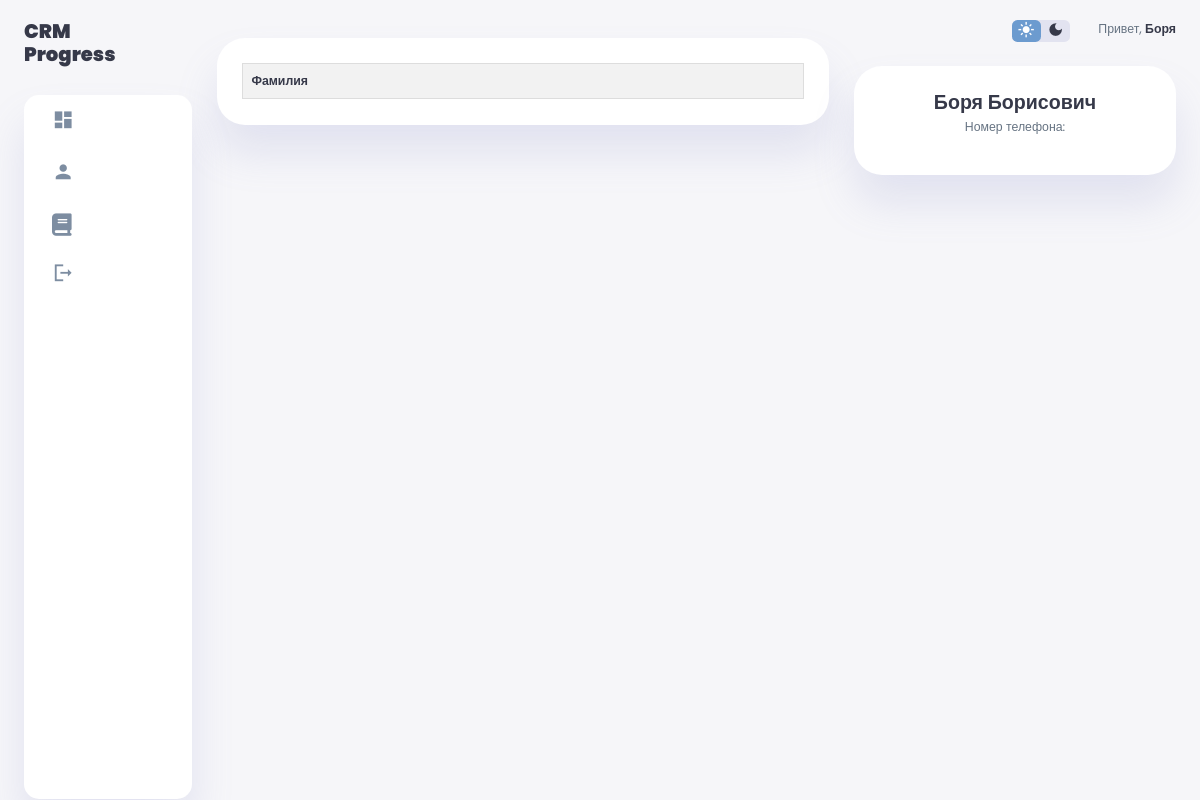
Before: /student_list/ (signed in) with the older database file.
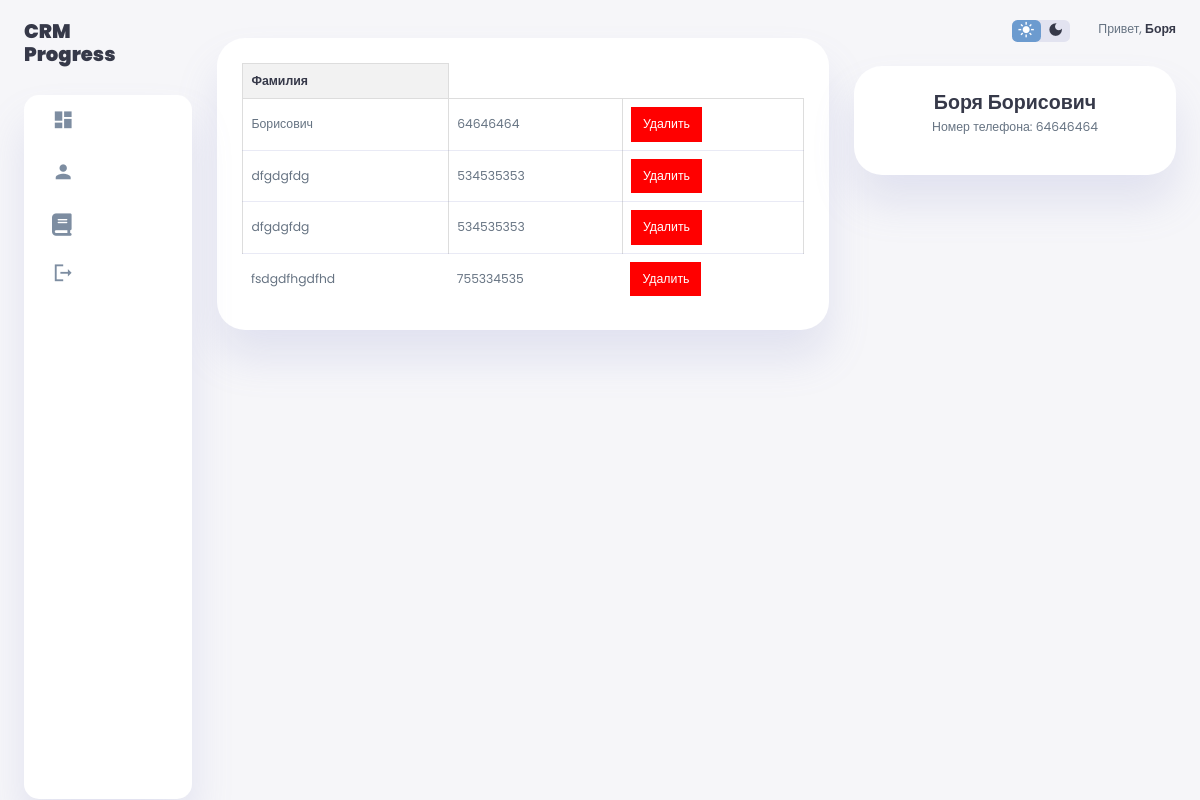
After: the same page with the newer database file.
### core/models.py (models this page shows, shortened)
class Student(models.Model):
    class StudentStatus(models.TextChoices):
        ACTIVE = 'active' , 'Активный'
        ARCHIVED = 'archived', 'Архивный'
    user = models.OneToOneField(User, verbose_name='Пользователь', on_delete=models.CASCADE)
    status = models.CharField(choices=StudentStatus.choices,  max_length=20, verbose_name='Статус')
    phone = models.CharField(max_length=255, verbose_name='Номер телефона')
    qr_code = models.ImageField(upload_to= 'students_qr/', blank=True)
    code = models.CharField(max_length=20, blank=True)
    class Meta:
        verbose_name = 'Ученик'
        verbose_name_plural = 'Ученики'

### core/views.py (the view)
# urls.py: path('student_list/', views.student_list, name='student_list'),
def student_list(request):
    students = Student.objects.all()
    return render(request, 'student_list.html', {'students': students})

### core/templates/student_list.html (shortened to what this page needs)
{% extends 'index.html' %}
{% block content %}
<!DOCTYPE html>
<html lang="en">
<head>
</head>
<body>
<div class="new-users">
    <div class="user-list">
        <table  >
            <thead>
                <tr>
                    <th>Фамилия</th>
                </tr>
            </thead>
            <tbody>
                {% for student in students %}
                <tr>
                    <td>{{ student.user.last_name }}</td>
                    <td>{{ student.phone }}</td>
                    <td>
                        <button type="button" class="delete-button" data-modal-id="modal">Удалить</button>
                    </td>
                </tr>
                {% endfor %}
            </tbody>
        </table>
    </div>
</div>
</body>
</html>
{% endblock %}

### core/templates/index.html (shortened to what this page needs)
{% load static %}
<!DOCTYPE html>
<html lang="en">
<head>
    <link rel="stylesheet" href="https://cdn.jsdelivr.net/npm/bootstrap@4.3.1/dist/css/bootstrap.min.css">
    <link rel="stylesheet" href="{% static 'css/style.css'%}">
</head>
<body>
    {% if not request.user.is_authenticated %}
    <p style="text-align: center; text-align: center;">Вы не вошли в аккаунт</p>
    {% else %}
    <div class="container-custom">
        <aside>
            <div class="toggle">
                <div class="logo-custom">
                    <h2><b>CRM</b><span class="danger"> <br><b>Progress</b></span></h2>
                </div>
            </div>
            <div class="sidebar-custom">
                <a href="{% url 'home' %}" {% if request.path == '/' %} class="active" {% endif %}>
                    <span class="material-icons-sharp">
                    </span>
                </a>
                <a href="{% url 'profile' request.user.id %}" {% if "profile/" in request.path and request.path|slice:'9:' %} class="active" {% endif %}>
                    <span class="material-icons-sharp">
                    </span>
                </a>
                    <a href="{% url 'course_list' %}" {% if request.path == '/course_list' %} class="active" {% endif %}>
                        <span class="material-icons-sharp">
                            <i class="fa-solid fa-book"></i>
                        </span>
                    </a>
                <a href="{% url 'logout' %}">
                    <span class="material-icons-sharp">
                    </span>
                </a>
            </div>
        </aside>
            <main>
                {% block content %}{% endblock %}
            </main>
        <div class="right-section-custom">
            <div class="nav-custom">
                <div class="dark-mode">
                    <span class="material-icons-sharp active">
                    </span>
                    <span class="material-icons-sharp">
                    </span>
                </div>
                <div class="profile">
                    <div class="info">
                        <p>Привет, <b>{{user.first_name}}</b></p>
                    </div>
                </div>
            </div>
            <div class="user-profile-custom">
                <div class="logo-custom">
                    <h2>{{ user.first_name }} {{ user.last_name }}</h2>
                {% if user.employee %}
                    <p>Должность: {{ user.employee.get_position_display }}</p>
                    <p>Номер телефона: {{user.employee.phone}}</p>
                    {% else %}
                    <p>Номер телефона: {{user.student.phone}}</p>
                {% endif %}
                </div>
            </div>
    </div>
    {% endif%}
</body>
</html>

Changed rows visible on the page:
added Student: user.last_name "Борисович", phone "64646464"
added Student: user.last_name "dfgdgfdg", phone "534535353"
added Student: user.last_name "dfgdgfdg", phone "534535353"
added Student: user.last_name "fsdgdfhgdfhd", phone "755334535"
Other visible differences:
{{ user.student.phone }}: (not shown) → "64646464"
